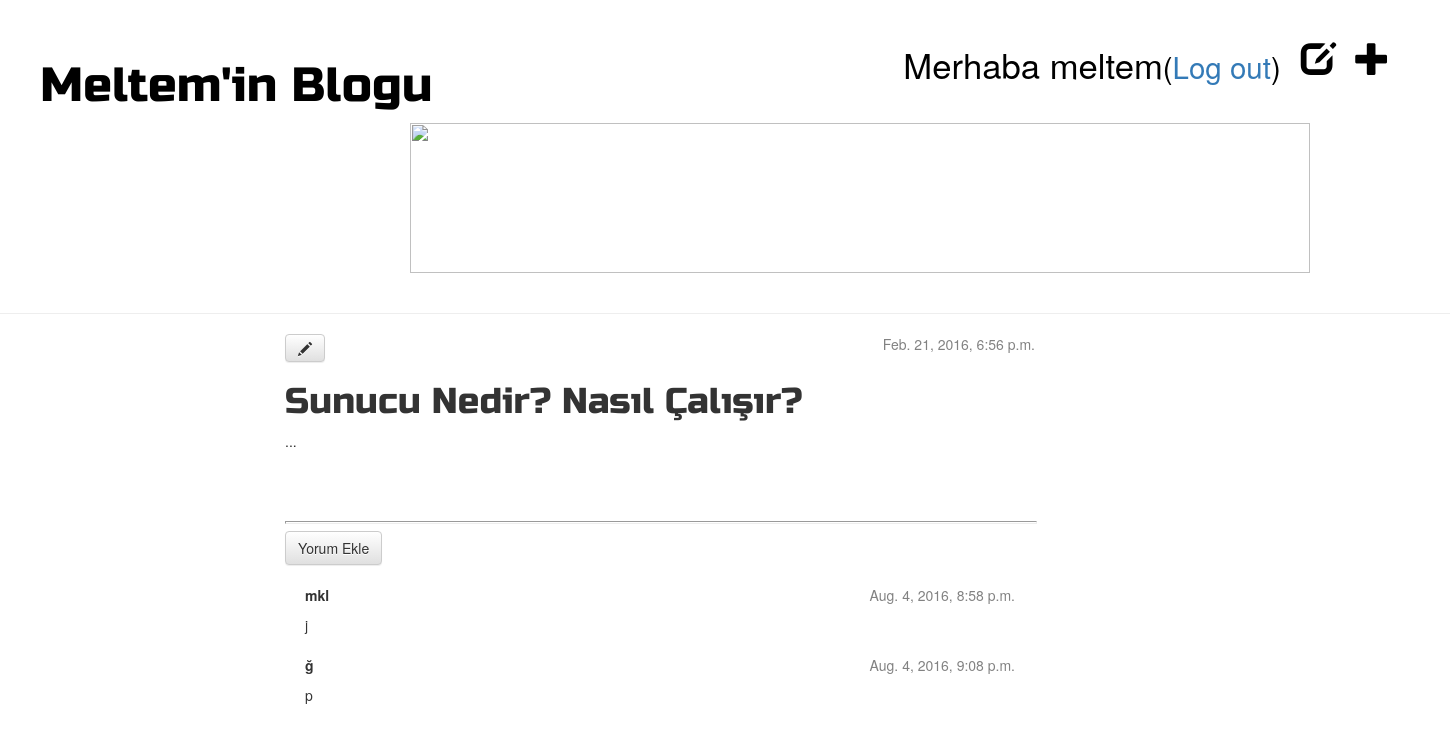
The app's page /post/10/ (signed in) with its own data.
### blog/models.py (models this page shows, shortened)
class Post(models.Model):
    yazar = models.ForeignKey('auth.User')
    baslik = models.CharField(max_length=200)
    yazi = models.TextField()
    yaratilis_tarihi = models.DateTimeField(
            default=timezone.now)
    yayinlanma_tarihi = models.DateTimeField(
            blank=True, null=True)

class Comment(models.Model):
    post = models.ForeignKey('blog.Post', related_name='comments')
    yazar = models.CharField(max_length=200)
    yazi = models.TextField()
    yaratilis_tarihi = models.DateTimeField(default=timezone.now)
    onaylanmis_yorum = models.BooleanField(default=False)

### blog/views.py (the view)
# urls.py: url(r'^post/(?P<pk>[0-9]+)/$', views.post_detail, name='post_detail'),
def post_detail(request, pk):
    post = get_object_or_404(Post, pk=pk)
    return render(request, 'blog/post_detail.html', {'post': post})

### blog/templates/blog/post_detail.html (shortened to what this page needs)
{% extends 'blog/base.html' %}
{% block content %}
    <div class="post">
        {% if post.yayinlanma_tarihi %}
            <div class="date">
                {{ post.yayinlanma_tarihi }}
            </div>
        {% else %}
            <a class="btn btn-default" href="{% url 'blog.views.post_publish' pk=post.pk %}">Yayınla</a>
            <a class="btn btn-default" href="{% url 'post_remove' pk=post.pk %}"><span class="glyphicon glyphicon-remove"></span></a>
        {% endif %}
		{% if user.is_authenticated %}
		<a class="btn btn-default" href="{% url 'post_edit' pk=post.pk %}"><span class="glyphicon glyphicon-pencil"></span></a>
		{% endif %}
        <h1>{{ post.baslik }}</h1>
        <p>{{ post.yazi|linebreaks }}</p>
    </div>
    <hr>
    <a class="btn btn-default" href="{% url 'add_comment_to_post' pk=post.pk %}">Yorum Ekle</a>
    {% for comment in post.comments.all %}
        {% if user.is_authenticated or comment.onaylanmis_yorum %}
        <div class="comment">
            <div class="date">
                {{ comment.yaratilis_tarihi }}
            </div>
            <strong>{{ comment.yazar }}</strong>
            <p>{{ comment.yazi|linebreaks }}</p>
        </div>
        {% endif %}
    {% empty %}
        <p>Henüz hiç bir yorum  :(</p>
    {% endfor %}
{% endblock %}

### blog/templates/blog/base.html (shortened to what this page needs)
{% load staticfiles %}
<html>
     <head>
		<link rel="stylesheet" href="//maxcdn.bootstrapcdn.com/bootstrap/3.2.0/css/bootstrap.min.css">
		<link rel="stylesheet" href="//maxcdn.bootstrapcdn.com/bootstrap/3.2.0/css/bootstrap-theme.min.css">
		<link rel="stylesheet" href="{% static 'css/blog.css' %}">
    </head>
    <body>
        <div class="page-header">
    		{% if user.is_authenticated %}
    		<a href="{% url 'post_new' %}" class="top-menu"><span class="glyphicon glyphicon-plus"></span></a>
            <a href="{% url 'post_draft_list' %}" class="top-menu"><span class="glyphicon glyphicon-edit"></span></a>
            <p class="top-menu">Merhaba {{ user.username }}<small>(<a href="{% url 'logout' %}">Log out</a>)</small></p>
            {% else %}
            <a href="{% url 'login' %}" class="top-menu"><span class="glyphicon glyphicon-lock"></span></a>
            {% endif %}
            <h1><a href="/">Meltem'in Blogu</a></h1>
            <img src="http://2.bp.blogspot.com/-R97jzYoL7Z8/T3SWTvskGRI/AAAAAAAAAjc/_R1KFtHUpZI/s1600/1081.jpg">
        </div>
        <div class="content container">
            <div class="row">
                <div class="col-md-8">
                {% block content %}
                {% endblock %}
                </div>
            </div>
        </div>
    </body>
</html>

### blog/static/css/blog.css (style rules this page uses)
h1 a { color: black; font-family: 'Russo One'; }
.page-header img { width: 900px; height: 150px; margin: 0px 0px 0px 370px; }
.page-header { margin-top: 0; padding: 40px 40px 40px 40px; }
.page-header h1, .page-header h1 a, .page-header h1 a:visited, .page-header h1 a:active { color: black; font-size: 36pt; text-decoration: none; }
.content { margin-left: 270px; }
h1, h2, h3, h4 { font-family: 'Russo One', sans-serif; }
.post h1 { text-decoration:none; }
.date { float: right; color: #828282; }
.top-menu, .top-menu:hover, .top-menu:visited { color: black; float: right; font-size: 26pt; margin-right: 20px; }
.post { margin-bottom: 70px; }
hr { display: block; margin-top: 0.5em; margin-bottom: 0.5em; margin-left: auto; margin-right: auto; border-style: inset; border-width: 1px; width: 750px; height: 0.5px; }
.comment { margin: 20px 20px 20px 20px; }

### records on screen
Post: yayinlanma_tarihi "Feb. 21, 2016, 6:56 p.m.", baslik "Sunucu Nedir? Nasıl Çalışır?", yazi "..."
Comment: yaratilis_tarihi "Aug. 4, 2016, 8:58 p.m.", yazar "mkl", yazi "j"
Comment: yaratilis_tarihi "Aug. 4, 2016, 9:08 p.m.", yazar "ğ", yazi "p"

### other values on screen
{{ user.username }} "meltem"
